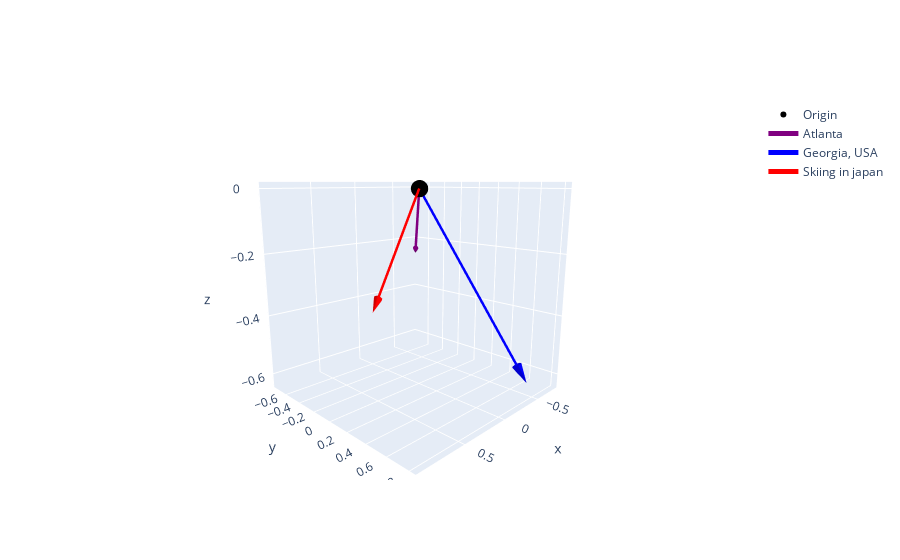

Notebook code for this chart:
### Markdown cell above
Let's try plotting a couple vectors at once to see if we can see any patterns

### Code cell
graph = create_new_graph()

text = "Atlanta"
atlanta_vector = get_embedding(text, dimensions=3)
add_vector_to_graph(graph, atlanta_vector, name=text, color="purple")

text = "Georgia, USA"
georgia_vector = get_embedding(text, dimensions=3)
add_vector_to_graph(graph, georgia_vector, name=text, color="blue")

text = "Skiing in japan"
ski_vector = get_embedding(text, dimensions=3)
add_vector_to_graph(graph, ski_vector, name=text, color="red")

# Show the plot
graph.show()

### Figure 1 — Plotly figure (JSON) as saved in the notebook; plotly's stock layout.template omitted (floating-point values rounded to 4 significant figures)
{"data": [{"marker": {"color": "black", "size": 6, "symbol": "circle"}, "mode": "markers", "name": "Origin", "type": "scatter3d", "x": [0], "y": [0], "z": [0]}, {"line": {"color": "purple", "width": 5}, "mode": "lines", "name": "Atlanta", "type": "scatter3d", "x": [0, -0.7042], "y": [0, -0.6674], "z": [0, -0.2421]}, {"colorscale": [[0, "purple"], [1, "purple"]], "hoverinfo": "none", "showscale": false, "sizemode": "scaled", "sizeref": 0.1, "type": "cone", "u": [-0.7042], "v": [-0.6674], "w": [-0.2421], "x": [-0.7042], "y": [-0.6674], "z": [-0.2421]}, {"line": {"color": "blue", "width": 5}, "mode": "lines", "name": "Georgia, USA", "type": "scatter3d", "x": [0, -0.4052], "y": [0, 0.7278], "z": [0, -0.5533]}, {"colorscale": [[0, "blue"], [1, "blue"]], "hoverinfo": "none", "showscale": false, "sizemode": "scaled", "sizeref": 0.1, "type": "cone", "u": [-0.4052], "v": [0.7278], "w": [-0.5533], "x": [-0.4052], "y": [0.7278], "z": [-0.5533]}, {"line": {"color": "red", "width": 5}, "mode": "lines", "name": "Skiing in japan", "type": "scatter3d", "x": [0, 0.8734], "y": [0, 0.4043], "z": [0, -0.2716]}, {"colorscale": [[0, "red"], [1, "red"]], "hoverinfo": "none", "showscale": false, "sizemode": "scaled", "sizeref": 0.1, "type": "cone", "u": [0.8734], "v": [0.4043], "w": [-0.2716], "x": [0.8734], "y": [0.4043], "z": [-0.2716]}], "layout": {"scene": {"aspectmode": "cube", "camera": {"center": {"x": 0, "y": 0, "z": 0}, "eye": {"x": 1.5, "y": 1.5, "z": 0.5}, "up": {"x": 0, "y": 0, "z": 1}}}}}
